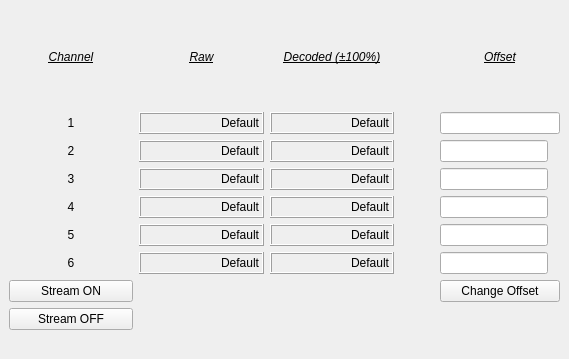
    <widget class="QWidget" name="tab">
     <attribute name="title">
      <string>Strain Amp</string>
     </attribute>
     <widget class="QWidget" name="gridLayoutWidget_9">
      <property name="geometry">
       <rect>
        <x>9</x>
        <y>9</y>
        <width>551</width>
        <height>341</height>
       </rect>
      </property>
      <layout class="QGridLayout" name="gridLayout_10">
       <item row="5" column="0">
        <widget class="QLabel" name="label_67">
         <property name="layoutDirection">
          <enum>Qt::LeftToRight</enum>
         </property>
         <property name="text">
          <string>5</string>
         </property>
         <property name="alignment">
          <set>Qt::AlignCenter</set>
         </property>
        </widget>
       </item>
       <item row="0" column="1">
        <widget class="QLabel" name="label_32">
         <property name="text">
          <string>&lt;html&gt;&lt;head/&gt;&lt;body&gt;&lt;p&gt;&lt;span style=&quot; font-style:italic; text-decoration: underline;&quot;&gt;Raw&lt;/span&gt;&lt;/p&gt;&lt;/body&gt;&lt;/html&gt;</string>
         </property>
         <property name="alignment">
          <set>Qt::AlignCenter</set>
         </property>
        </widget>
       </item>
       <item row="6" column="1">
        <widget class="QLabel" name="disp_strain_ch6">
         <property name="autoFillBackground">
          <bool>false</bool>
         </property>
         <property name="frameShape">
          <enum>QFrame::Box</enum>
         </property>
         <property name="frameShadow">
          <enum>QFrame::Raised</enum>
         </property>
         <property name="lineWidth">
          <number>1</number>
         </property>
         <property name="text">
          <string>Default</string>
         </property>
         <property name="alignment">
          <set>Qt::AlignRight|Qt::AlignTrailing|Qt::AlignVCenter</set>
         </property>
        </widget>
       </item>
       <item row="7" column="0">
        <widget class="QPushButton" name="stream_SA_ONbutto">
         <property name="text">
          <string>Stream ON</string>
         </property>
        </widget>
       </item>
       <item row="1" column="1">
        <widget class="QLabel" name="disp_strain_ch1">
         <property name="autoFillBackground">
          <bool>false</bool>
         </property>
         <property name="frameShape">
          <enum>QFrame::Box</enum>
         </property>
         <property name="frameShadow">
          <enum>QFrame::Raised</enum>
         </property>
         <property name="lineWidth">
          <number>1</number>
         </property>
         <property name="text">
          <string>Default</string>
         </property>
         <property name="alignment">
          <set>Qt::AlignRight|Qt::AlignTrailing|Qt::AlignVCenter</set>
         </property>
        </widget>
       </item>
       <item row="5" column="2">
        <widget class="QLabel" name="disp_strain_ch5_d">
         <property name="autoFillBackground">
          <bool>false</bool>
         </property>
         <property name="frameShape">
          <enum>QFrame::Box</enum>
         </property>
         <property name="frameShadow">
          <enum>QFrame::Raised</enum>
         </property>
         <property name="lineWidth">
          <number>1</number>
         </property>
         <property name="text">
          <string>Default</string>
         </property>
         <property name="alignment">
          <set>Qt::AlignRight|Qt::AlignTrailing|Qt::AlignVCenter</set>
         </property>
        </widget>
       </item>
       <item row="6" column="2">
        <widget class="QLabel" name="disp_strain_ch6_d">
         <property name="autoFillBackground">
          <bool>false</bool>
         </property>
         <property name="frameShape">
          <enum>QFrame::Box</enum>
         </property>
         <property name="frameShadow">
          <enum>QFrame::Raised</enum>
         </property>
         <property name="lineWidth">
          <number>1</number>
         </property>
         <property name="text">
          <string>Default</string>
         </property>
         <property name="alignment">
          <set>Qt::AlignRight|Qt::AlignTrailing|Qt::AlignVCenter</set>
         </property>
        </widget>
       </item>
       <item row="8" column="0">
        <widget class="QPushButton" name="stream_SA_OFFbutton">
         <property name="text">
          <string>Stream OFF</string>
         </property>
        </widget>
       </item>
       <item row="0" column="0">
        <widget class="QLabel" name="label_33">
         <property name="text">
          <string>&lt;html&gt;&lt;head/&gt;&lt;body&gt;&lt;p&gt;&lt;span style=&quot; font-style:italic; text-decoration: underline;&quot;&gt;Channel&lt;/span&gt;&lt;/p&gt;&lt;/body&gt;&lt;/html&gt;</string>
         </property>
         <property name="alignment">
          <set>Qt::AlignCenter</set>
         </property>
        </widget>
       </item>
       <item row="1" column="2">
        <widget class="QLabel" name="disp_strain_ch1_d">
         <property name="autoFillBackground">
          <bool>false</bool>
         </property>
         <property name="frameShape">
          <enum>QFrame::Box</enum>
         </property>
         <property name="frameShadow">
          <enum>QFrame::Raised</enum>
         </property>
         <property name="lineWidth">
          <number>1</number>
         </property>
         <property name="text">
          <string>Default</string>
         </property>
         <property name="alignment">
          <set>Qt::AlignRight|Qt::AlignTrailing|Qt::AlignVCenter</set>
         </property>
        </widget>
       </item>
       <item row="2" column="0">
        <widget class="QLabel" name="label_35">
         <property name="layoutDirection">
          <enum>Qt::LeftToRight</enum>
         </property>
         <property name="text">
          <string>2</string>
         </property>
         <property name="alignment">
          <set>Qt::AlignCenter</set>
         </property>
        </widget>
       </item>
       <item row="0" column="4">
        <widget class="QLabel" name="label_68">
         <property name="text">
          <string>&lt;html&gt;&lt;head/&gt;&lt;body&gt;&lt;p&gt;&lt;span style=&quot; font-style:italic; text-decoration: underline;&quot;&gt;Offset&lt;/span&gt;&lt;/p&gt;&lt;/body&gt;&lt;/html&gt;</string>
         </property>
         <property name="alignment">
          <set>Qt::AlignCenter</set>
         </property>
        </widget>
       </item>
       <item row="4" column="0">
        <widget class="QLabel" name="label_70">
         <property name="layoutDirection">
          <enum>Qt::LeftToRight</enum>
         </property>
         <property name="text">
          <string>4</string>
         </property>
         <property name="alignment">
          <set>Qt::AlignCenter</set>
         </property>
        </widget>
       </item>
       <item row="5" column="1">
        <widget class="QLabel" name="disp_strain_ch5">
         <property name="autoFillBackground">
          <bool>false</bool>
         </property>
         <property name="frameShape">
          <enum>QFrame::Box</enum>
         </property>
         <property name="frameShadow">
          <enum>QFrame::Raised</enum>
         </property>
         <property name="lineWidth">
          <number>1</number>
         </property>
         <property name="text">
          <string>Default</string>
         </property>
         <property name="alignment">
          <set>Qt::AlignRight|Qt::AlignTrailing|Qt::AlignVCenter</set>
         </property>
        </widget>
       </item>
       <item row="3" column="0">
        <widget class="QLabel" name="label_36">
         <property name="layoutDirection">
          <enum>Qt::LeftToRight</enum>
         </property>
         <property name="text">
          <string>3</string>
         </property>
         <property name="alignment">
          <set>Qt::AlignCenter</set>
         </property>
        </widget>
       </item>
       <item row="6" column="0">
        <widget class="QLabel" name="label_69">
         <property name="layoutDirection">
          <enum>Qt::LeftToRight</enum>
         </property>
         <property name="text">
          <string>6</string>
         </property>
         <property name="alignment">
          <set>Qt::AlignCenter</set>
         </property>
        </widget>
       </item>
       <item row="0" column="2">
        <widget class="QLabel" name="label_31">
         <property name="text">
          <string>&lt;html&gt;&lt;head/&gt;&lt;body&gt;&lt;p&gt;&lt;span style=&quot; font-style:italic; text-decoration: underline;&quot;&gt;Decoded (±100%)&lt;/span&gt;&lt;/p&gt;&lt;/body&gt;&lt;/html&gt;</string>
         </property>
         <property name="alignment">
          <set>Qt::AlignCenter</set>
         </property>
        </widget>
       </item>
       <item row="1" column="0">
        <widget class="QLabel" name="label_34">
         <property name="layoutDirection">
          <enum>Qt::LeftToRight</enum>
         </property>
         <property name="text">
          <string>1</string>
         </property>
         <property name="alignment">
          <set>Qt::AlignCenter</set>
         </property>
        </widget>
       </item>
       <item row="2" column="1">
        <widget class="QLabel" name="disp_strain_ch2">
         <property name="autoFillBackground">
          <bool>false</bool>
         </property>
         <property name="frameShape">
          <enum>QFrame::Box</enum>
         </property>
         <property name="frameShadow">
          <enum>QFrame::Raised</enum>
         </property>
         <property name="lineWidth">
          <number>1</number>
         </property>
         <property name="text">
          <string>Default</string>
         </property>
         <property name="alignment">
          <set>Qt::AlignRight|Qt::AlignTrailing|Qt::AlignVCenter</set>
         </property>
        </widget>
       </item>
       <item row="3" column="1">
        <widget class="QLabel" name="disp_strain_ch3">
         <property name="autoFillBackground">
          <bool>false</bool>
         </property>
         <property name="frameShape">
          <enum>QFrame::Box</enum>
         </property>
         <property name="frameShadow">
          <enum>QFrame::Raised</enum>
         </property>
         <property name="lineWidth">
          <number>1</number>
         </property>
         <property name="text">
          <string>Default</string>
         </property>
         <property name="alignment">
          <set>Qt::AlignRight|Qt::AlignTrailing|Qt::AlignVCenter</set>
         </property>
        </widget>
       </item>
       <item row="3" column="2">
        <widget class="QLabel" name="disp_strain_ch3_d">
         <property name="autoFillBackground">
          <bool>false</bool>
         </property>
         <property name="frameShape">
          <enum>QFrame::Box</enum>
         </property>
         <property name="frameShadow">
          <enum>QFrame::Raised</enum>
         </property>
         <property name="lineWidth">
          <number>1</number>
         </property>
         <property name="text">
          <string>Default</string>
         </property>
         <property name="alignment">
          <set>Qt::AlignRight|Qt::AlignTrailing|Qt::AlignVCenter</set>
         </property>
        </widget>
       </item>
       <item row="2" column="2">
        <widget class="QLabel" name="disp_strain_ch2_d">
         <property name="autoFillBackground">
          <bool>false</bool>
         </property>
         <property name="frameShape">
          <enum>QFrame::Box</enum>
         </property>
         <property name="frameShadow">
          <enum>QFrame::Raised</enum>
         </property>
         <property name="lineWidth">
          <number>1</number>
         </property>
         <property name="text">
          <string>Default</string>
         </property>
         <property name="alignment">
          <set>Qt::AlignRight|Qt::AlignTrailing|Qt::AlignVCenter</set>
         </property>
        </widget>
       </item>
       <item row="4" column="2">
        <widget class="QLabel" name="disp_strain_ch4_d">
         <property name="autoFillBackground">
          <bool>false</bool>
         </property>
         <property name="frameShape">
          <enum>QFrame::Box</enum>
         </property>
         <property name="frameShadow">
          <enum>QFrame::Raised</enum>
         </property>
         <property name="lineWidth">
          <number>1</number>
         </property>
         <property name="text">
          <string>Default</string>
         </property>
         <property name="alignment">
          <set>Qt::AlignRight|Qt::AlignTrailing|Qt::AlignVCenter</set>
         </property>
        </widget>
       </item>
       <item row="4" column="1">
        <widget class="QLabel" name="disp_strain_ch4">
         <property name="autoFillBackground">
          <bool>false</bool>
         </property>
         <property name="frameShape">
          <enum>QFrame::Box</enum>
         </property>
         <property name="frameShadow">
          <enum>QFrame::Raised</enum>
         </property>
         <property name="lineWidth">
          <number>1</number>
         </property>
         <property name="text">
          <string>Default</string>
         </property>
         <property name="alignment">
          <set>Qt::AlignRight|Qt::AlignTrailing|Qt::AlignVCenter</set>
         </property>
        </widget>
       </item>
       <item row="9" column="4">
        <spacer name="horizontalSpacer_7">
         <property name="orientation">
          <enum>Qt::Horizontal</enum>
         </property>
         <property name="sizeType">
          <enum>QSizePolicy::Fixed</enum>
         </property>
         <property name="sizeHint" stdset="0">
          <size>
           <width>120</width>
           <height>20</height>
          </size>
         </property>
        </spacer>
       </item>
       <item row="9" column="1">
        <spacer name="horizontalSpacer_5">
         <property name="orientation">
          <enum>Qt::Horizontal</enum>
         </property>
         <property name="sizeType">
          <enum>QSizePolicy::Fixed</enum>
         </property>
         <property name="sizeHint" stdset="0">
          <size>
           <width>120</width>
           <height>20</height>
          </size>
         </property>
        </spacer>
       </item>
       <item row="9" column="2">
        <spacer name="horizontalSpacer_4">
         <property name="orientation">
          <enum>Qt::Horizontal</enum>
         </property>
         <property name="sizeType">
          <enum>QSizePolicy::Fixed</enum>
         </property>
         <property name="sizeHint" stdset="0">
          <size>
           <width>120</width>
           <height>20</height>
          </size>
         </property>
        </spacer>
       </item>
       <item row="9" column="3">
        <spacer name="horizontalSpacer_6">
         <property name="orientation">
          <enum>Qt::Horizontal</enum>
         </property>
         <property name="sizeType">
          <enum>QSizePolicy::Fixed</enum>
         </property>
         <property name="sizeHint" stdset="0">
          <size>
           <width>40</width>
           <height>20</height>
          </size>
         </property>
        </spacer>
       </item>
       <item row="7" column="4">
        <widget class="QPushButton" name="stream_SA_RefreshOffset">
         <property name="text">
          <string>Change Offset</string>
         </property>
        </widget>
       </item>
       <item row="1" column="4">
        <widget class="QLineEdit" name="strain_offs_ch1">
         <property name="sizePolicy">
          <sizepolicy hsizetype="Preferred" vsizetype="Fixed">
           <horstretch>0</horstretch>
           <verstretch>0</verstretch>
          </sizepolicy>
         </property>
         <property name="minimumSize">
          <size>
           <width>0</width>
           <height>0</height>
          </size>
         </property>
         <property name="sizeIncrement">
          <size>
           <width>100</width>
           <height>0</height>
          </size>
         </property>
         <property name="baseSize">
          <size>
           <width>100</width>
           <height>0</height>
          </size>
         </property>
         <property name="alignment">
          <set>Qt::AlignRight|Qt::AlignTrailing|Qt::AlignVCenter</set>
         </property>
        </widget>
       </item>
       <item row="2" column="4">
        <widget class="QLineEdit" name="strain_offs_ch2">
         <property name="sizePolicy">
          <sizepolicy hsizetype="Fixed" vsizetype="Fixed">
           <horstretch>0</horstretch>
           <verstretch>0</verstretch>
          </sizepolicy>
         </property>
         <property name="alignment">
          <set>Qt::AlignRight|Qt::AlignTrailing|Qt::AlignVCenter</set>
         </property>
        </widget>
       </item>
       <item row="3" column="4">
        <widget class="QLineEdit" name="strain_offs_ch3">
         <property name="sizePolicy">
          <sizepolicy hsizetype="Fixed" vsizetype="Fixed">
           <horstretch>0</horstretch>
           <verstretch>0</verstretch>
          </sizepolicy>
         </property>
         <property name="alignment">
          <set>Qt::AlignRight|Qt::AlignTrailing|Qt::AlignVCenter</set>
         </property>
        </widget>
       </item>
       <item row="4" column="4">
        <widget class="QLineEdit" name="strain_offs_ch4">
         <property name="sizePolicy">
          <sizepolicy hsizetype="Fixed" vsizetype="Fixed">
           <horstretch>0</horstretch>
           <verstretch>0</verstretch>
          </sizepolicy>
         </property>
         <property name="alignment">
          <set>Qt::AlignRight|Qt::AlignTrailing|Qt::AlignVCenter</set>
         </property>
        </widget>
       </item>
       <item row="5" column="4">
        <widget class="QLineEdit" name="strain_offs_ch5">
         <property name="sizePolicy">
          <sizepolicy hsizetype="Fixed" vsizetype="Fixed">
           <horstretch>0</horstretch>
           <verstretch>0</verstretch>
          </sizepolicy>
         </property>
         <property name="alignment">
          <set>Qt::AlignRight|Qt::AlignTrailing|Qt::AlignVCenter</set>
         </property>
        </widget>
       </item>
       <item row="6" column="4">
        <widget class="QLineEdit" name="strain_offs_ch6">
         <property name="sizePolicy">
          <sizepolicy hsizetype="Fixed" vsizetype="Fixed">
           <horstretch>0</horstretch>
           <verstretch>0</verstretch>
          </sizepolicy>
         </property>
         <property name="alignment">
          <set>Qt::AlignRight|Qt::AlignTrailing|Qt::AlignVCenter</set>
         </property>
        </widget>
       </item>
      </layout>
     </widget>
    </widget>
